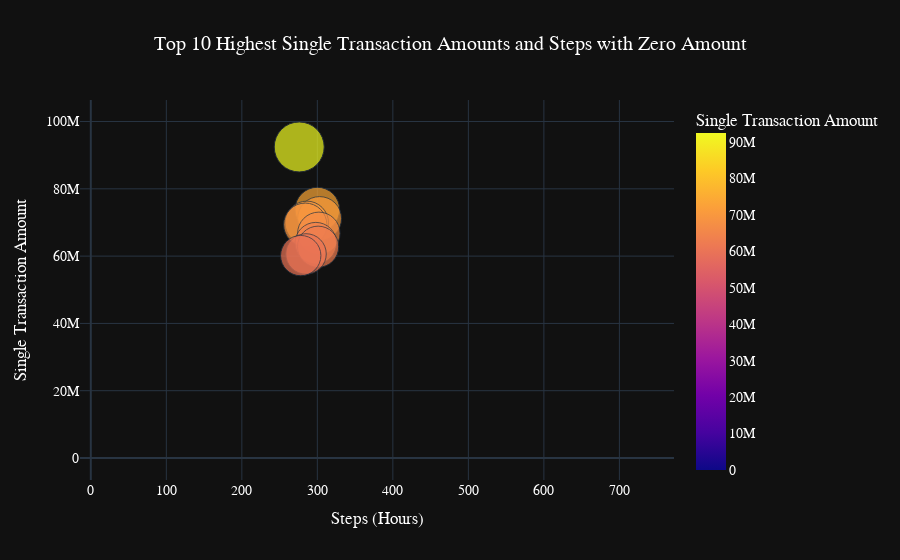

The notebook cell this image was saved under:
### Code cell
# graph to find Individual maximum transiction done particular step
# Define the steps with zero transaction amounts
zero_amount_steps = [662, 112, 706, 693, 29, 593, 245, 246, 627, 293,
                     539, 729, 76, 622, 725, 197]

# Step 1: Filter data for all transactions
df_all_steps = df[['step', 'amount']]

# Step 2: Get the top 10 steps based on the maximum individual transaction amount
top_10_transactions = df_all_steps.loc[df_all_steps.groupby('step')['amount'].idxmax()]
top_10_transactions = top_10_transactions.nlargest(10, 'amount')

# Step 3: Prepare data for zero transaction amounts (assuming zero means no transactions at all)
# Here we'll use zero_amount_steps list to simulate steps with zero transaction amount
zero_amount_df = pd.DataFrame({'step': zero_amount_steps, 'amount': [0]*len(zero_amount_steps)})

# Step 4: Combine the top 10 and zero amount steps into a single DataFrame
combined_df = pd.concat([top_10_transactions, zero_amount_df])

# Step 5: Create a scatter plot with steps on the x-axis and the absolute amount on the y-axis
fig_combined = px.scatter(combined_df, x='step', y='amount',
                         title='Top 10 Highest Single Transaction Amounts and Steps with Zero Amount',
                         labels={'step': 'Step (Hour)', 'amount': 'Single Transaction Amount'},
                         size='amount',  # Size based on single transaction amount
                         color='amount',  # Color based on single transaction amount
                         template='plotly_dark')

# Step 6: Adjust size scaling for visibility
fig_combined.update_traces(marker=dict(sizemode='area',  # Use area for sizing
                                       sizeref=2.*max(combined_df['amount'])/(50.**2),  # Adjust size scale
                                       sizemin=10))  # Minimum size for better visibility

# Step 7: Update layout for better readability
fig_combined.update_layout(title_font_size=20, title_x=0.5,  # Center title
                           xaxis_title='Steps (Hours)', yaxis_title='Single Transaction Amount',
                           font=dict(family="Arial", size=14, color="white"))

# Show the plot
fig_combined.show()

### Figure 1 — Plotly figure (JSON) as saved in the notebook; plotly's stock layout.template omitted (floating-point values rounded to 4 significant figures)
{"data": [{"hovertemplate": "Step (Hour)=%{x}<br>Single Transaction Amount=%{marker.color}<extra></extra>", "legendgroup": "", "marker": {"color": [92450000.0, 73820000.0, 71170000.0, 69890000.0, 69340000.0, 66760000.0, 63850000.0, 62790000.0, 60642003, 60150000.0, 0, 0, 0, 0, 0, 0, 0, 0, 0, 0, 0, 0, 0, 0, 0, 0], "coloraxis": "coloraxis", "size": [92450000.0, 73820000.0, 71170000.0, 69890000.0, 69340000.0, 66760000.0, 63850000.0, 62790000.0, 60642003, 60150000.0, 0, 0, 0, 0, 0, 0, 0, 0, 0, 0, 0, 0, 0, 0, 0, 0], "sizemin": 10, "sizemode": "area", "sizeref": 73960.0, "symbol": "circle"}, "mode": "markers", "name": "", "orientation": "v", "showlegend": false, "type": "scatter", "x": [276, 300, 303, 286, 284, 302, 298, 301, 285, 278, 662, 112, 706, 693, 29, 593, 245, 246, 627, 293, 539, 729, 76, 622, 725, 197], "xaxis": "x", "y": [92450000.0, 73820000.0, 71170000.0, 69890000.0, 69340000.0, 66760000.0, 63850000.0, 62790000.0, 60642003, 60150000.0, 0, 0, 0, 0, 0, 0, 0, 0, 0, 0, 0, 0, 0, 0, 0, 0], "yaxis": "y"}], "layout": {"coloraxis": {"colorbar": {"title": {"text": "Single Transaction Amount"}}, "colorscale": [[0, "#0d0887"], [0.1111, "#46039f"], [0.2222, "#7201a8"], [0.3333, "#9c179e"], [0.4444, "#bd3786"], [0.5556, "#d8576b"], [0.6667, "#ed7953"], [0.7778, "#fb9f3a"], [0.8889, "#fdca26"], [1, "#f0f921"]]}, "font": {"color": "white", "family": "Arial", "size": 14}, "legend": {"itemsizing": "constant", "tracegroupgap": 0}, "title": {"font": {"size": 20}, "text": "Top 10 Highest Single Transaction Amounts and Steps with Zero Amount", "x": 0.5}, "xaxis": {"anchor": "y", "domain": [0, 1], "title": {"text": "Steps (Hours)"}}, "yaxis": {"anchor": "x", "domain": [0, 1], "title": {"text": "Single Transaction Amount"}}}}
